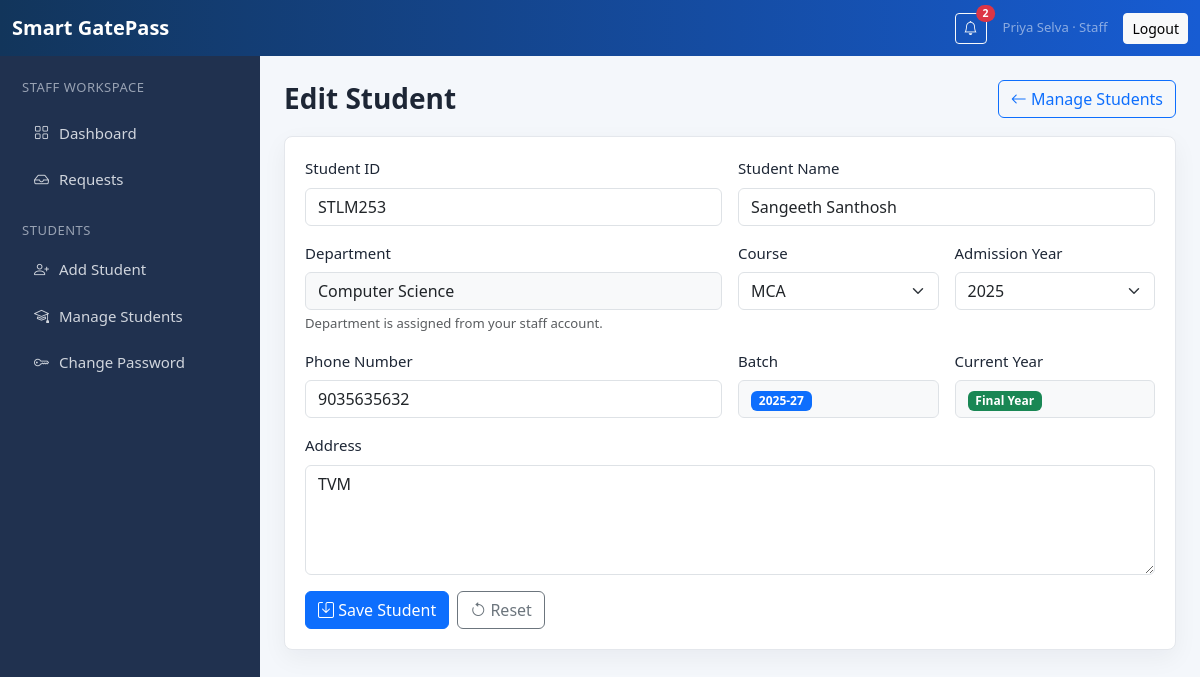
Page /staff/students/edit/4 (signed in) on the committed database.
### models/schema.py (models this page shows, shortened)
class User(db.Model):
    __tablename__ = "users"
    id = db.Column(db.Integer, primary_key=True)
    name = db.Column(db.String(120), nullable=False)
    username = db.Column(db.String(80), unique=True, index=True)
    email = db.Column(db.String(160), unique=True, nullable=False, index=True)
    phone = db.Column(db.String(30), nullable=False)
    password_hash = db.Column(db.String(255), nullable=False)
    role = db.Column(db.String(30), nullable=False, index=True)
    department = db.Column(db.String(120))
    photo = db.Column(db.String(255))
    college_id = db.Column(db.String(80), unique=True, index=True)
    designation = db.Column(db.String(120))
    course_applied = db.Column(db.String(120))
    is_available = db.Column(db.Boolean, default=True)
    is_active = db.Column(db.Boolean, default=True)
    created_at = db.Column(db.DateTime, default=datetime.utcnow)
    visitors = db.relationship("Visitor", backref="public_user", foreign_keys="Visitor.user_id")
    authority_visits = db.relationship("Visitor", backref="authority", foreign_keys="Visitor.authority_id")

class Student(db.Model):
    __tablename__ = "students"
    id = db.Column(db.Integer, primary_key=True)
    student_id = db.Column(db.String(80), unique=True, index=True)
    student_name = db.Column(db.String(120))
    college_id = db.Column(db.String(80), unique=True, nullable=False, index=True)
    full_name = db.Column(db.String(120), nullable=False)
    course_applied = db.Column(db.String(120))
    course = db.Column(db.String(40))
    admission_year = db.Column(db.Integer)
    batch = db.Column(db.String(20))
    current_year = db.Column(db.String(40))
    department = db.Column(db.String(120))
    address = db.Column(db.Text)
    phone = db.Column(db.String(30))
    qr_code = db.Column(db.String(255), unique=True)
    created_by_staff_id = db.Column(db.Integer, db.ForeignKey("users.id"), index=True)
    photo = db.Column(db.String(255))
    created_at = db.Column(db.DateTime, default=datetime.utcnow)
    created_by_staff = db.relationship("User")

### routes/authority.py (the view, shortened to what this page needs)
@staff_bp.route("/students/edit/<int:student_id>", methods=["GET", "POST"])
@roles_required("staff")
def edit_student(student_id):
    student = get_department_student_or_403(student_id)
    department = staff_department()
    return render_template("staff/add_student.html", student=student, courses=COURSE_OPTIONS, admission_years=admission_year_options(), teacher_department=department)

### routes/authority.py (called while the page is built)
def admission_year_options():
    current_year = date.today().year
    return list(range(2020, current_year + 6))

def staff_department():
    user = current_user()
    return (user.department or "").strip() if user else ""

def normalized_department(value):
    return (value or "").strip().lower()

def get_department_student_or_403(student_id):
    student = Student.query.get_or_404(student_id)
    department = staff_department()
    if not department or normalized_department(student.department) != normalized_department(department):
        abort(403, description="Access denied. Student belongs to another department.")
    return student

### utils/notifications.py (called while the page is built)
def unread_count(user_id):
    return Notification.query.filter_by(receiver_id=user_id, is_read=False).count()

### utils/security.py (called while the page is built)
def current_user():
    user_id = session.get("user_id")
    if not user_id:
        return None
    return db.session.get(User, user_id)

def roles_required(*roles):
    def decorator(view):
        @wraps(view)
        def wrapper(*args, **kwargs):
            user = current_user()
            if not user:
                flash("Please log in to continue.", "warning")
                return redirect(url_for("auth.login", next=request.path))
            if user.role not in roles:
                flash("You are not authorized to access that page.", "danger")
                return redirect(url_for(ROLE_DASHBOARDS.get(user.role, "auth.login")))
            return view(*args, **kwargs)
        return wrapper
    return decorator

### templates/staff/add_student.html (shortened to what this page needs)
{% extends 'base.html' %}
{% set is_edit = student is defined and student %}
{% block content %}
<div class="page-head">
  <h1>{{ 'Edit Student' if is_edit else 'Add Student' }}</h1>
  <a class="btn btn-outline-primary" href="{{ url_for('staff.students') }}"><i class="bi bi-arrow-left"></i> Manage Students</a>
</div>
<div class="panel">
  <form method="post" class="row g-3">
    <div class="col-md-6">
      <label class="form-label">Student ID</label>
      <input class="form-control" name="student_id" value="{{ student.student_id or student.college_id if is_edit else '' }}" placeholder="ST001" required>
    </div>
    <div class="col-md-6">
      <label class="form-label">Student Name</label>
      <input class="form-control" name="student_name" value="{{ student.student_name or student.full_name if is_edit else '' }}" placeholder="Rahul Kumar" required>
    </div>
    <div class="col-md-6">
      <label class="form-label">Department</label>
      <input class="form-control bg-light" value="{{ teacher_department or 'Not assigned' }}" readonly>
      <div class="form-text">Department is assigned from your staff account.</div>
    </div>
    <div class="col-md-3">
      <label class="form-label">Course</label>
      <select class="form-select" name="course" id="courseSelect" required>
        {% for course in courses %}
        <option value="{{ course }}" {% if is_edit and student.course == course %}selected{% endif %}>{{ course }}</option>
        {% endfor %}
      </select>
    </div>
    <div class="col-md-3">
      <label class="form-label">Admission Year</label>
      <select class="form-select" name="admission_year" id="admissionYearSelect" required>
        {% for year in admission_years %}
        <option value="{{ year }}" {% if is_edit and student.admission_year == year %}selected{% endif %}>{{ year }}</option>
        {% endfor %}
      </select>
    </div>
    <div class="col-md-6">
      <label class="form-label">Phone Number</label>
      <input class="form-control" name="phone" value="{{ student.phone if is_edit else '' }}" placeholder="9876543210" pattern="[6-9][0-9]{9}" required>
    </div>
    <div class="col-md-3">
      <label class="form-label">Batch</label>
      <div class="form-control bg-light"><span class="badge text-bg-primary" id="batchPreview">{{ student.batch if is_edit and student.batch else '' }}</span></div>
    </div>
    <div class="col-md-3">
      <label class="form-label">Current Year</label>
      <div class="form-control bg-light"><span class="badge text-bg-success" id="yearPreview">{{ student.current_year if is_edit and student.current_year else '' }}</span></div>
    </div>
    <div class="col-12">
      <label class="form-label">Address</label>
      <textarea class="form-control" name="address" rows="4" required>{{ student.address if is_edit else '' }}</textarea>
    </div>
    <div class="col-12 action-row">
      <button class="btn btn-primary"><i class="bi bi-save"></i> Save Student</button>
      <button class="btn btn-outline-secondary" type="reset"><i class="bi bi-arrow-counterclockwise"></i> Reset</button>
    </div>
  </form>
</div>
{% endblock %}

### templates/base.html (shortened to what this page needs)
<!doctype html>
<html lang="en" data-bs-theme="light">
<head>
  <link href="https://cdn.jsdelivr.net/npm/bootstrap@5.3.3/dist/css/bootstrap.min.css" rel="stylesheet">
  <link href="https://cdn.jsdelivr.net/npm/bootstrap-icons@1.11.3/font/bootstrap-icons.css" rel="stylesheet">
  <link href="{{ url_for('static', filename='css/style.css') }}" rel="stylesheet">
</head>
<body class="app-body role-{{ current_user.role if current_user else 'guest' }}">
<nav class="navbar navbar-expand-lg app-topbar sticky-top">
  <div class="container-fluid">
    <a class="navbar-brand fw-bold" href="{{ url_for('index') }}">Smart GatePass</a>
    <div class="ms-auto d-flex align-items-center gap-3">
      {% if current_user %}
      <button class="btn btn-sm btn-outline-light position-relative" id="notifyBtn" type="button">
        <i class="bi bi-bell"></i>
        <span class="position-absolute top-0 start-100 translate-middle badge rounded-pill bg-danger" id="notifyBadge">{{ unread_count }}</span>
      </button>
      <span class="small text-white-50">{{ current_user.name }} · {{ current_user.role|title }}</span>
      <a class="btn btn-sm btn-light" href="{{ url_for('auth.logout') }}">Logout</a>
      {% endif %}
    </div>
  </div>
</nav>
<main class="app-shell">
  {% if current_user %}<aside class="sidebar d-none d-lg-block">{% include 'partials/sidebar.html' %}</aside>{% endif %}
  <section class="content">
    {% block content %}{% endblock %}
  </section>
</main>
</body>
</html>

### templates/partials/sidebar.html (shortened to what this page needs)
{% set role = current_user.role %}
<div class="sidebar-title">{{ role|title }} Workspace</div>
<nav class="nav flex-column gap-1">
  {% if role == 'public' %}
  <a class="nav-link" href="{{ url_for('public.dashboard') }}"><i class="bi bi-speedometer2"></i> Dashboard</a>
  <a class="nav-link" href="{{ url_for('public.book') }}"><i class="bi bi-calendar-plus"></i> Book Visit</a>
  {% elif role in ['staff','principal','management'] %}
  <a class="nav-link" href="{{ url_for(role + '.dashboard') }}"><i class="bi bi-grid"></i> Dashboard</a>
  <a class="nav-link" href="{{ url_for(role + '.requests') }}"><i class="bi bi-inbox"></i> Requests</a>
  {% if role == 'staff' %}
  <div class="sidebar-title mt-3 mb-1">Students</div>
  <a class="nav-link" href="{{ url_for('staff.add_student') }}"><i class="bi bi-person-plus"></i> Add Student</a>
  <a class="nav-link" href="{{ url_for('staff.students') }}"><i class="bi bi-mortarboard"></i> Manage Students</a>
  {% endif %}
  {% endif %}
  <a class="nav-link" href="{{ url_for('auth.change_password') }}"><i class="bi bi-key"></i> Change Password</a>
</nav>

### static/css/style.css (style rules this page uses)
:root { --bg: #f4f7fb; --panel: #ffffff; --ink: #1d2635; --muted: #64748b; --brand: #175cd3; --sidebar: #101828; }
body { background: var(--bg); color: var(--ink); font-size: 15px; }
.app-topbar { background: linear-gradient(90deg, #12355b, #175cd3); }
.navbar-brand { color: #fff; }
.app-shell { display: flex; min-height: calc(100vh - 56px); }
.sidebar { width: 260px; background: var(--sidebar); color: #fff; padding: 22px; flex: 0 0 260px; }
.sidebar-title { font-size: 13px; color: #98a2b3; text-transform: uppercase; margin-bottom: 14px; letter-spacing: .04em; }
.sidebar .nav-link { color: #d0d5dd; border-radius: 8px; padding: 10px 12px; display: flex; gap: 10px; align-items: center; }
.content { width: 100%; padding: 24px; }
.page-head { display: flex; justify-content: space-between; gap: 16px; align-items: center; margin-bottom: 18px; }
h1 { font-size: 28px; margin: 0; font-weight: 750; }
.panel, .auth-panel, .stat-card { background: var(--panel); border: 1px solid #e4e7ec; border-radius: 8px; box-shadow: 0 8px 24px rgba(16,24,40,.05); }
.panel { padding: 20px; }
.action-row { display: flex; flex-wrap: wrap; gap: 8px; }
.role-staff .sidebar { background: #20314f; }

### rows in the picture
User: name "Priya Selva", role "Staff", role "STAFF", department "Computer Science"
Student: student_id "STLM253", student_name "Sangeeth Santhosh", course "MCA", admission_year "2025", phone "9035635632", address "TVM"

### other values in the picture
{{ unread_count }} "2"
{{ 'Edit Student' if is_edit else 'Add Student' }} "Edit Student"
